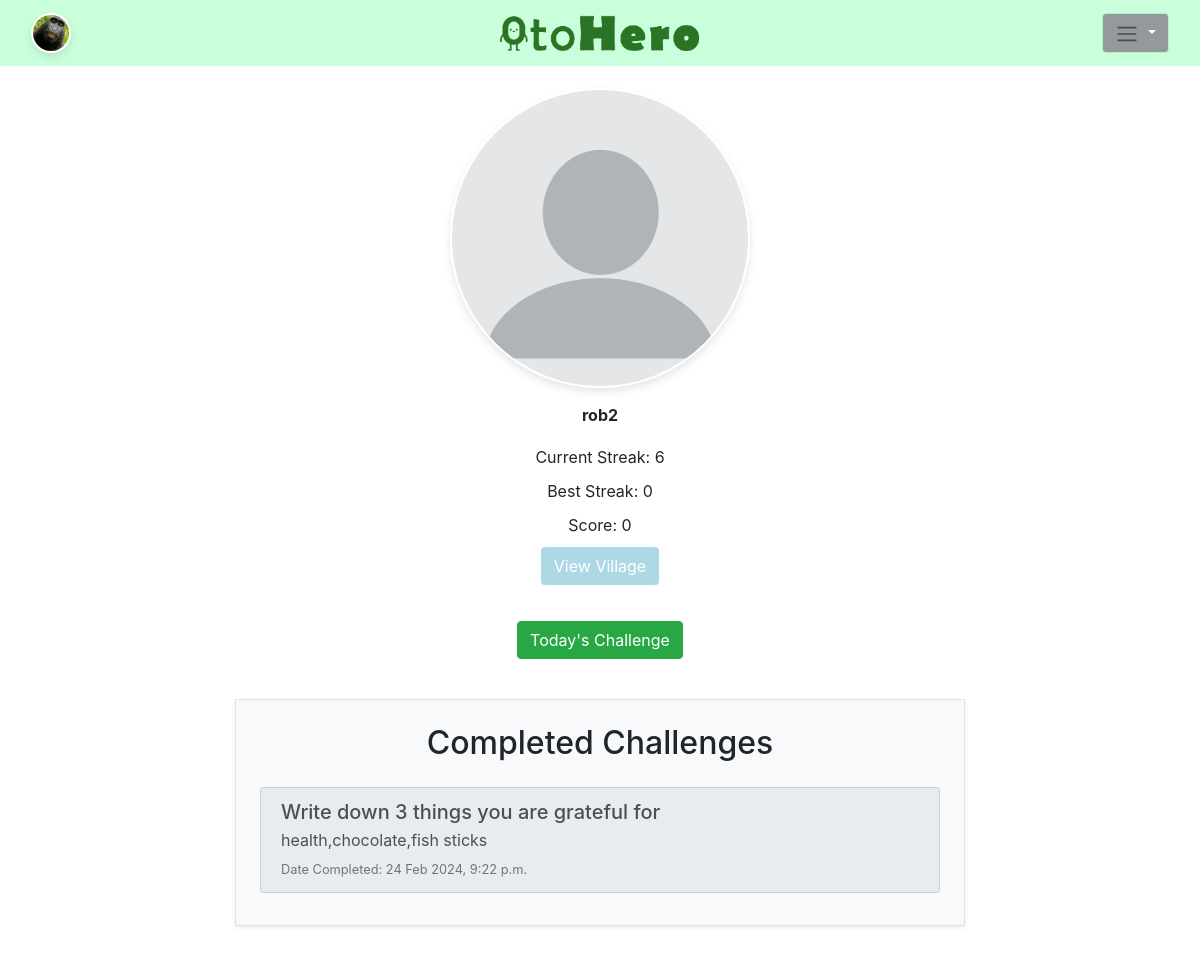
Page /profile/rob2 (signed in) on the earlier database version.
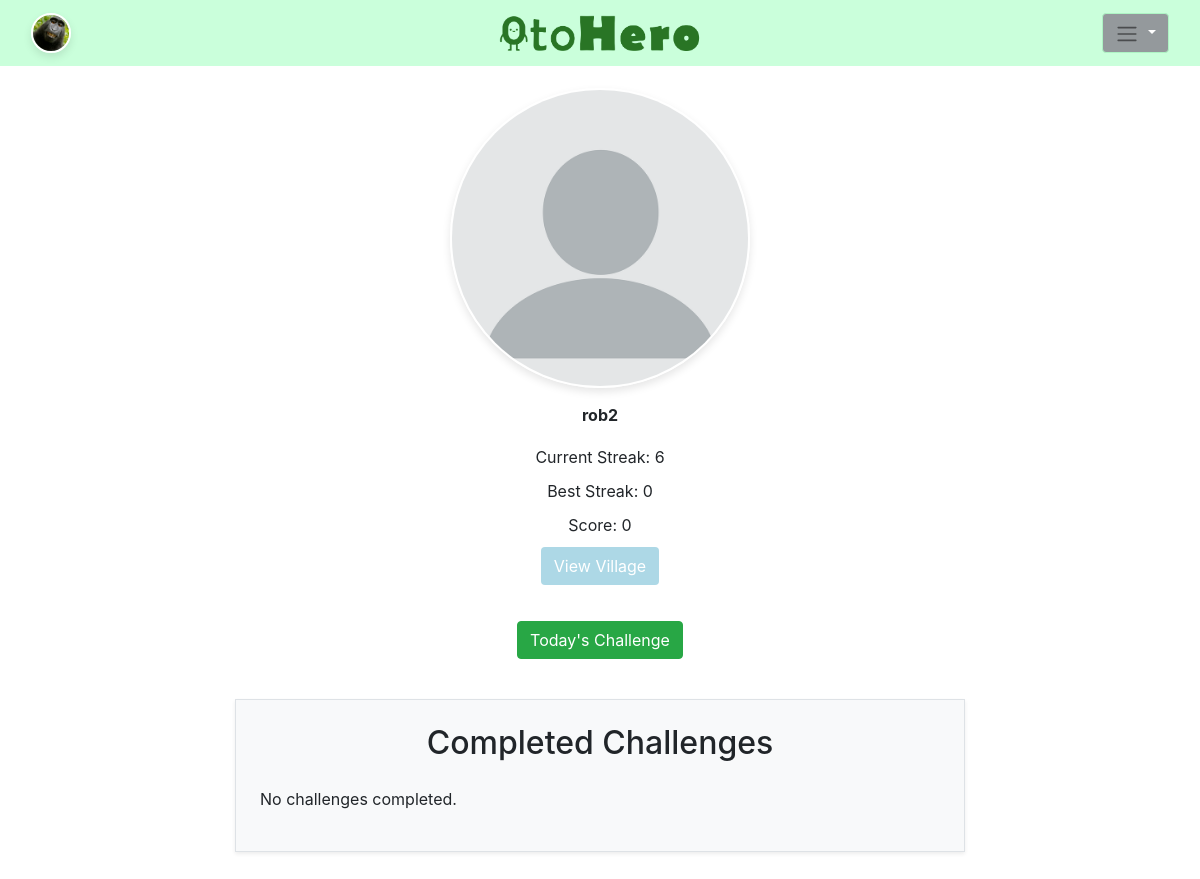
Same page on the later database version.
### project/models.py (models this page shows, shortened)
class UserChallenges(models.Model):
    user = models.ForeignKey(CustomUser, on_delete=models.CASCADE)  # Set these as composite primary keys
    daily_challenge = models.ForeignKey(DailyChallenge, on_delete=models.CASCADE)
    submitted = models.DateTimeField(default=now)
    completed = models.BooleanField(default=False)
    response = models.CharField(max_length=250)
    points = models.PositiveIntegerField(default=0)
    user_lat = models.DecimalField(max_digits=10, decimal_places=8, null=True)
    user_long = models.DecimalField(max_digits=11, decimal_places=8, null=True)

class DailyChallenge(models.Model):
    challenge = models.ForeignKey(Challenge, on_delete=models.CASCADE)
    assigned = models.DateTimeField(default=now, null=True)

class Challenge(models.Model):
    title = models.CharField(max_length=70, primary_key=True, default="")
    description = models.CharField(max_length=500, null=False)
    location_lat = models.DecimalField(max_digits=10,decimal_places = 8, null=True)
    location_long = models.DecimalField(max_digits=11, decimal_places=8, null=True)

### project/views.py (the view)
# urls.py: path('profile/<str:username>', views.profile, name='profile'),
@login_required()
def profile(request, username):
    if request.method == "POST":
        profile_picture = request.POST.get('profile_picture')
        if profile_picture:
            user = request.user
            user.profile_picture = profile_picture
            user.save()
    user = get_object_or_404(CustomUser, username=username)
    user_challenges = UserChallenges.objects.filter(user=user)
    todays_challenge = DailyChallenge.objects.latest("-assigned")
    context = {
        'user': user,
        'user_challenges': user_challenges,
        'user_points': user_challenges.aggregate(Sum("points"))['points__sum']
    }
    return render(request, 'project/profile.html', context)

### project/templates/project/profile.html (shortened to what this page needs)
{% extends 'base.html' %}
{% load static %}
{% block content %}
<head>
</head>
<div class="container mt-5">
  <div class="row justify-content-center">
    <div class="col-12 text-center mb-4">
      <div class="profile-container mb-3">
        <img src="{% static 'project/'|add:user.profile_picture%}" alt="Profile Picture" id="profile-picture" class="profile-picture rounded-circle mb-2">
        <h2 class="username">{{ user.username|default:"Username" }}</h2>
        <div class="stats">
          <p>Current Streak: {{ user.streak|default:"0" }}</p>
          <p>Best Streak: {{ user.best_streak|default:"0" }}</p>
          <p>Score: {{ user.score|default:"0" }}</p>
        </div>
        <a href="{% url 'village' user.username %}"><button class="btn village-button" >
          View Village
        </button>
        </a>
      </div>
      <a href="{% url 'make_post' %}"><button class="btn btn-success mb-3" >
        Today's Challenge
      </button>
      </a>
    </div>
    <div class="col-12 col-lg-8 mb-5">
      <div class="border p-4 rounded-3 shadow-sm" style="background-color: #f8f9fa;">
        <h2 class="mb-4 text-center">Completed Challenges</h2>
        {% if user_challenges %}
          <div class="list-group">
            {% for uc in user_challenges %}
              <div class="list-group-item list-group-item-action mb-2 rounded text-start" style="background-color: #e9ecef;">
                <h5 class="mb-1">{{ uc.daily_challenge.challenge.title }}</h5>
                <p class="mb-1">{{uc.response}}</p>
                <small class="text-muted">Date Completed: {{ uc.submitted|date:"d M Y, P" }}</small>
              </div>
            {% endfor %}
          </div>
        {% else %}
          <p>No challenges completed.</p>
        {% endif %}
      </div>
    </div>
  </div>
</div>
{% endblock %}

Differences in the rows shown:
removed UserChallenges: daily_challenge.challenge "Write down 3 things you are grateful for", response "health,chocolate,fish sticks", submitted "24 Feb 2024, 9:22 p.m."
Other differences:
text now shown: "No challenges completed."
